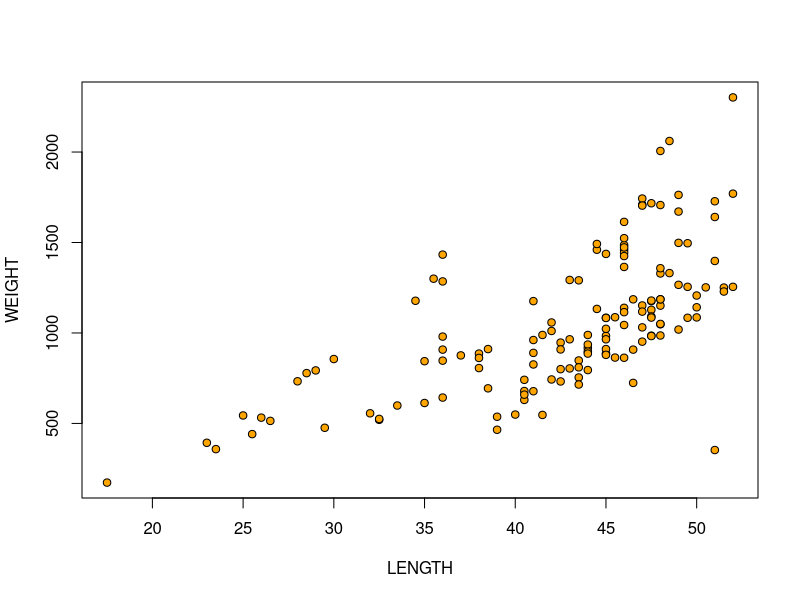
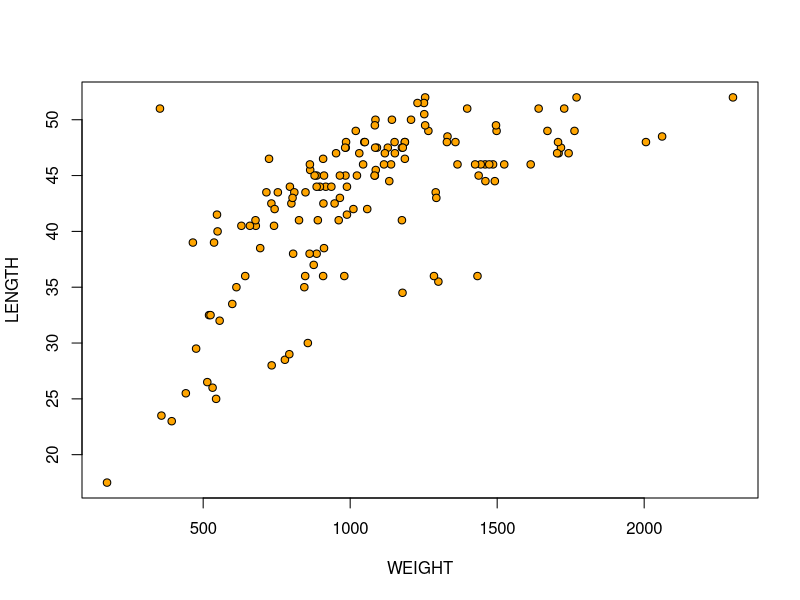
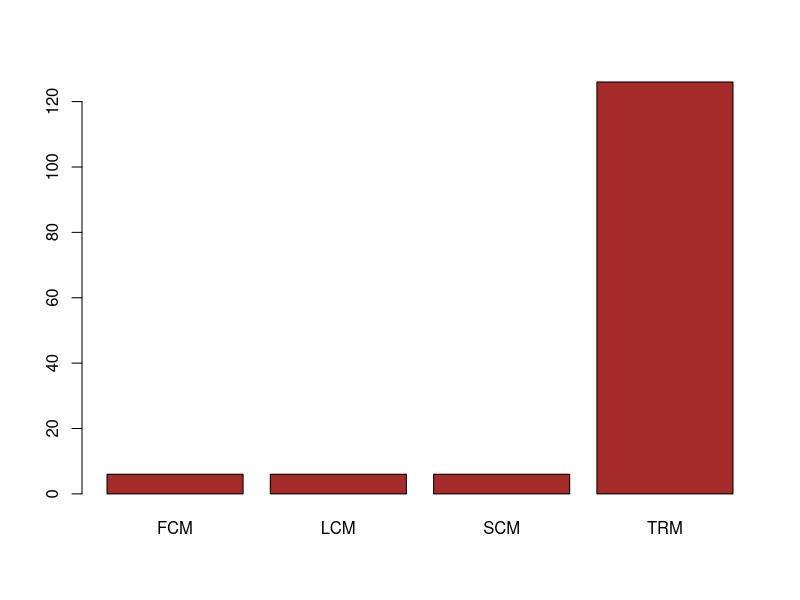

The R source for these figures, in order:
## ---- chunk 1
knitr::opts_chunk$set(echo = TRUE)
## ---- chunk 2
# Return the wokring dir 
getwd()
## ---- chunk 3
# Read in csv data into data
data <- read.csv("DDT-1.csv")

# display the first 6 rows of this data
head(data,6)
## ---- chunk 4
# Return the number of 
length(unique(data$SPECIES))
## ---- chunk 5
# Extract data that has species as large maouth bass and weight greater than 800 mg
large_mouth_base_subset <- data[data$SPECIES == "LMBASS" & data$WEIGHT > 800, ]
# Display the data 
large_mouth_base_subset
## ---- chunk 6
# Extract the data that has river of SCM and DDT values greater than 4.0
ddt_and_SMC_river <- data[data$RIVER == "SCM" & data$DDT > 4.0, ]
# Display the data
ddt_and_SMC_river
## ---- chunk 7
# Calculate and display the mean length of the fish in the data set
mean(data$LENGTH)
## ---- chunk 8
# Calculate and display the standard div of the weight of the fish in the data set
sd(data$WEIGHT)
## ---- chunk 9
# plot and display both graphs 
with(data, plot(WEIGHT ~ LENGTH, bg = "Orange", pch = 21, cex = 1))
with(data, plot(LENGTH ~ WEIGHT, bg = "Orange", pch = 21, cex = 1))
## ---- chunk 10
# Create a vector with values 1 - 20 stored in it
v = 1:20
# divide each index by 20
v / 20
# The last value is 1.00 since it would be 20/20
## ---- chunk 11
river_table = with(data,table(data$RIVER))
river_table
## ---- chunk 12
barplot(river_table, col = "brown")
